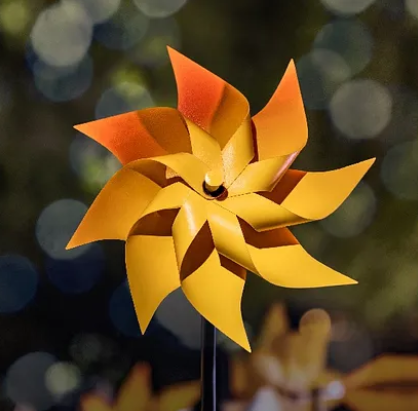
#> input picture Pruebas/data/edge.png, 418 x 411 px
$ jupyter execute image-p.ipynb
#> lines starting #> are read from the running program, lines starting #| are printed output that depends on the picture
[cell 1]
import cv2
import matplotlib.pyplot as plt

[cell 2]
img = cv2.imread('./data/edge.png', 0)
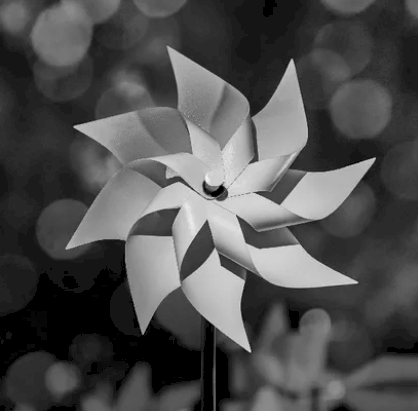
#> img: shape (411, 418); min 0, max 244, mean 78.2
